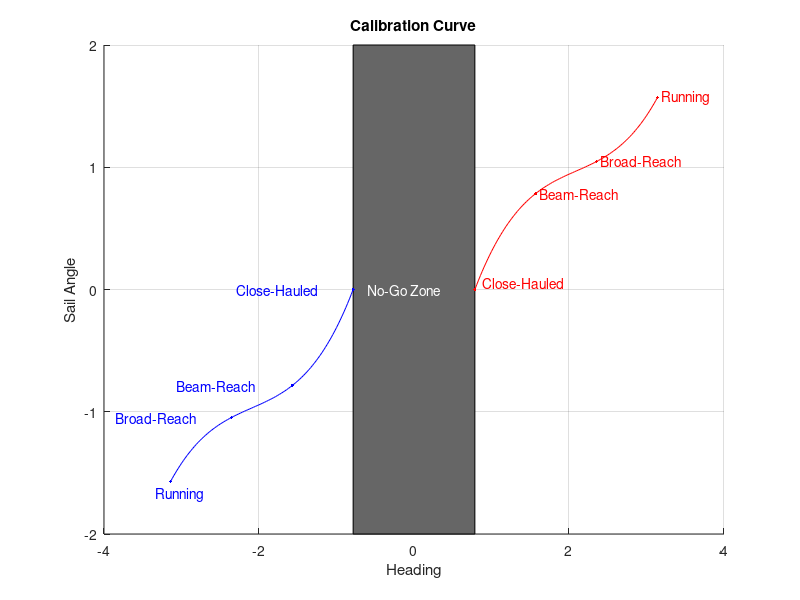

The MATLAB source for this figure:
x = [pi/4, pi/2, 3*pi/4, pi]';
y = [0,    pi/4,   pi/3, pi/2]';

n = length(x);
A = zeros(n,n);

A = [x.^3 x.^2 x.^1 x.^0];

a = inv(A)*y;

figure;
hold on;


rectangle('Position',[-pi/4, -2, pi/2, 4],'FaceColor',[0.4 0.4 0.4])


xs = linspace(pi/4,pi,100);
ys = a(1)*xs.^3 + a(2)*xs.^2  + a(3)*xs + a(4)*xs.^0;
plot(xs,ys,'r');
plot(-xs,-ys,'b')
plot(x,y,'r.');
plot(-x,-y,'b.');
xlabel('Heading');
ylabel('Sail Angle');
title('Calibration Curve');
grid on;
    
text(x(1)+.1, y(1)+.05, 'Close-Hauled', 'Color', 'r'); 
text(x(2)+.05, y(2), 'Beam-Reach', 'Color', 'r'); 
text(x(3)+.05, y(3), 'Broad-Reach', 'Color', 'r'); 
text(x(4)+.05, y(4), 'Running', 'Color', 'r'); 

    
text(-x(1)-1.5, -y(1), 'Close-Hauled', 'Color', 'b'); 
text(-x(2)-1.5, -y(2), 'Beam-Reach', 'Color', 'b'); 
text(-x(3)-1.5, -y(3), 'Broad-Reach', 'Color', 'b'); 
text(-x(4)-.2, -y(4)-.1, 'Running', 'Color', 'b');


text(-.6,0,'No-Go Zone','Color','w')
